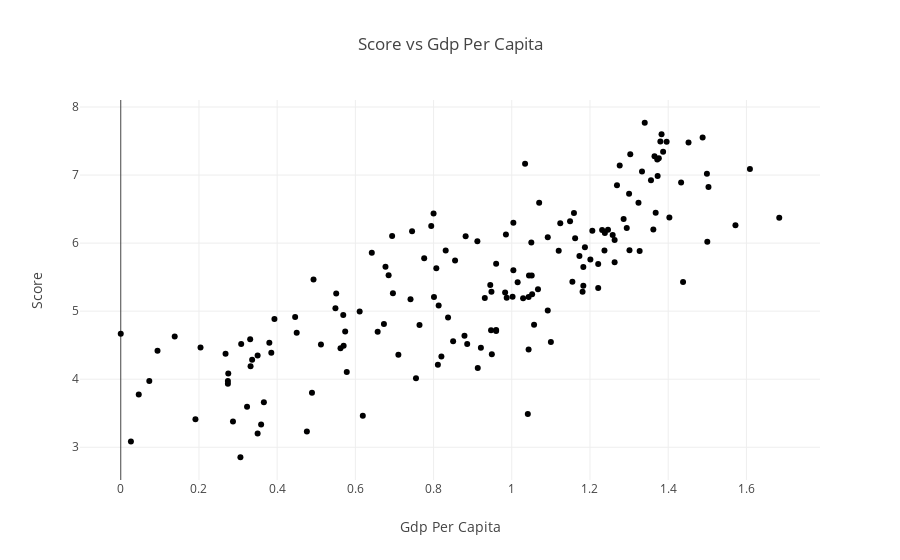

Source (notebook cell):
### Markdown cell above
strealit test

### Code cell
import pandas as pd
import plotly.express as px

#load cleaned data
df = pd.read_csv("cleaned_happiness.csv")

#scatter plot
#pilih column for plotting
x_axis = 'gdp_per_capita'
y_axis = 'score'

print(f"Scatter plot: {y_axis.replace('_', ' ').title()} vs {x_axis.replace('_', ' ').title()}")

fig = px.scatter(
    df,
    x=x_axis,
    y=y_axis,
    hover_name='country_or_region',
    title=f"{y_axis.replace('_', ' ').title()} vs {x_axis.replace('_', ' ').title()}",
    labels={x_axis: x_axis.replace('_', ' ').title(), y_axis: y_axis.replace('_', ' ').title()}
)
fig.show()

#ranking table
top_n = 10  #tukar value of n for top nth 
print(f"\nTop {top_n} Happiest Countries:")

top_countries = df.sort_values(by='score', ascending=False).head(top_n)
display(top_countries[['overall_rank', 'country_or_region', 'score']].reset_index(drop=True))

### Figure 1 — Plotly figure (JSON) as saved in the notebook; plotly's stock layout.template omitted (floating-point values rounded to 4 significant figures; data arrays with more than 128 entries replaced by an {"elided": "..."} marker saying what was removed)
{"data": [{"hovertemplate": "<b>%{hovertext}</b><br><br>Gdp Per Capita=%{x}<br>Score=%{y}<extra></extra>", "hovertext": {"elided": "156 str values"}, "legendgroup": "", "marker": {"color": "#000001", "symbol": "circle"}, "mode": "markers", "name": "", "orientation": "v", "showlegend": false, "type": "scatter", "x": {"elided": "156 float values"}, "xaxis": "x", "y": {"elided": "156 float values"}, "yaxis": "y"}], "layout": {"legend": {"tracegroupgap": 0}, "title": {"text": "Score vs Gdp Per Capita"}, "xaxis": {"anchor": "y", "domain": [0, 1], "title": {"text": "Gdp Per Capita"}}, "yaxis": {"anchor": "x", "domain": [0, 1], "title": {"text": "Score"}}}}
